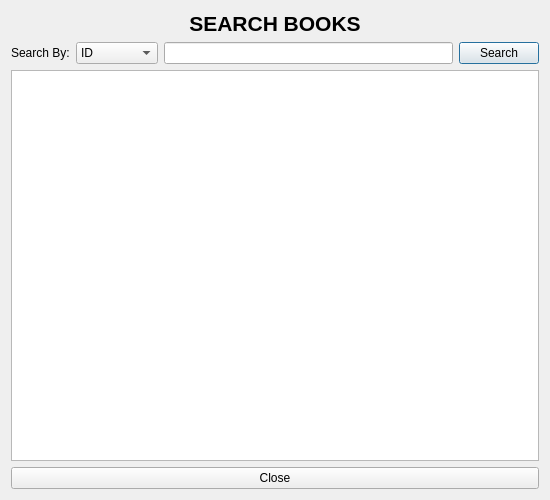
<?xml version="1.0" encoding="UTF-8"?>
<ui version="4.0">
 <class>SearchDialog</class>
 <widget class="QDialog" name="SearchDialog">
  <property name="geometry">
   <rect>
    <x>0</x>
    <y>0</y>
    <width>550</width>
    <height>500</height>
   </rect>
  </property>
  <property name="windowTitle">
   <string>Search Books</string>
  </property>
  <layout class="QVBoxLayout" name="verticalLayout">
   <item>
    <widget class="QLabel" name="lblTitle">
     <property name="font">
      <font>
       <pointsize>16</pointsize>
       <bold>true</bold>
      </font>
     </property>
     <property name="text">
      <string>SEARCH BOOKS</string>
     </property>
     <property name="alignment">
      <set>Qt::AlignCenter</set>
     </property>
    </widget>
   </item>
   <item>
    <layout class="QHBoxLayout" name="horizontalLayout">
     <item>
      <widget class="QLabel" name="lblCriteria">
       <property name="text">
        <string>Search By:</string>
       </property>
      </widget>
     </item>
     <item>
      <widget class="QComboBox" name="cmbCriteria">
       <item><property name="text"><string>ID</string></property></item>
       <item><property name="text"><string>Title</string></property></item>
       <item><property name="text"><string>Author</string></property></item>
       <item><property name="text"><string>Category</string></property></item>
       <item><property name="text"><string>Publisher</string></property></item>
       <item><property name="text"><string>Year</string></property></item>
      </widget>
     </item>
     <item>
      <widget class="QLineEdit" name="txtSearch"/>
     </item>
     <item>
      <widget class="QPushButton" name="btnSearch">
       <property name="text">
        <string>Search</string>
       </property>
      </widget>
     </item>
    </layout>
   </item>
   <item>
    <widget class="QListWidget" name="lstResults"/>
   </item>
   <item>
    <widget class="QPushButton" name="btnClose">
     <property name="text">
      <string>Close</string>
     </property>
    </widget>
   </item>
  </layout>
 </widget>
 <resources/>
 <connections/>
</ui>
